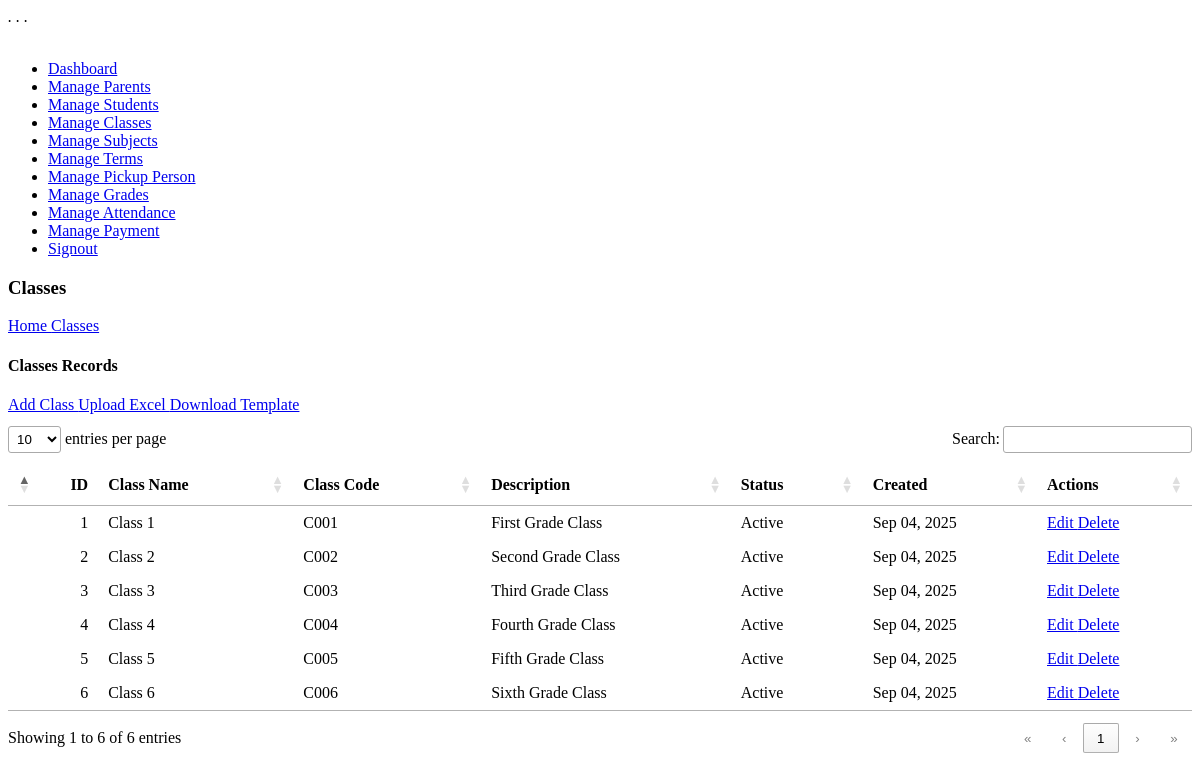
Page /manage_classes.php (signed in) on the committed database.
### tables this page shows
CREATE TABLE IF NOT EXISTS `classes` (
  `id` int(11) NOT NULL AUTO_INCREMENT,
  `class_name` varchar(50) NOT NULL,
  `class_code` varchar(20) UNIQUE NOT NULL,
  `description` text,
  `is_active` tinyint(1) DEFAULT '1',
  `created_at` timestamp NOT NULL DEFAULT CURRENT_TIMESTAMP,
  `updated_at` timestamp NOT NULL DEFAULT CURRENT_TIMESTAMP ON UPDATE CURRENT_TIMESTAMP,
  PRIMARY KEY (`id`)
);

### manage_classes.php (the view, shortened to what this page needs)
<?php
include "db.php";
$query = "SELECT * FROM classes ORDER BY class_name ASC";
$stmt = $conn->prepare($query);
$stmt->execute();
$result = $stmt->get_result();
$classes = [];
while ($row = $result->fetch_assoc()) {
    $classes[] = $row;
}
?>
<?php include "header.php" ?>
<div id="main-wrapper">
    <?php include "sidebar.php"; ?>
    <div class="content-body">
        <div class="container">
            <div class="page-title">
               <div class="row align-items-center justify-content-between">
                  <div class="col-xl-4">
                     <div class="page-title-content">
                        <h3>Classes</h3>
                     </div>
                  </div>
                  <div class="col-auto">
                     <div class="breadcrumbs"><a href="#">Home </a><span><i class="ri-arrow-right-s-line"></i></span><a href="#">Classes</a></div>
                  </div>
               </div>
            </div>
            <div class="row">
               <div class="col-xl-12">
                    <div class="card">
                        <div class="card-header">
                            <h4 class="card-title">Classes Records</h4>
                            <div class="card-header flex-row">
                                <a class="btn btn-primary" href="add_classes.php">
                                    <span><i class="bi bi-plus"></i></span>Add Class
                                </a>
                                <a class="btn btn-success ms-2" href="upload_classes.php">
                                    <span><i class="ri-upload-line"></i></span>Upload Excel
                                </a>
                                <a class="btn btn-info ms-2" href="templates/classes_template.csv" download>
                                    <span><i class="ri-download-line"></i></span>Download Template
                                </a>
                            </div>
                        </div>
                        <div class="card-body">
                            <div class="Students-content">
                                <div class="table-responsive">
                                    <table class="table" id="mainTable">
                                        <thead>
                                            <tr>
                                                <th>ID</th>
                                                <th>Class Name</th>
                                                <th>Class Code</th>
                                                <th>Description</th>
                                                <th>Status</th>
                                                <th>Created</th>
                                                <th>Actions</th>
                                            </tr>
                                        </thead>
                                        <tbody>
                                            <?php foreach ($classes as $class): ?>
                                            <tr>
                                                <td><?php echo htmlspecialchars($class['id']); ?></td>
                                                <td><?php echo htmlspecialchars($class['class_name']); ?></td>
                                                <td><?php echo htmlspecialchars($class['class_code']); ?></td>
                                                <td><?php echo htmlspecialchars($class['description'] ?? ''); ?></td>
                                                <td>
                                                    <span class="badge <?php echo $class['is_active'] ? 'bg-success' : 'bg-danger'; ?>">
                                                        <?php echo $class['is_active'] ? 'Active' : 'Inactive'; ?>
                                                    </span>
                                                </td>
                                                <td><?php echo date('M d, Y', strtotime($class['created_at'])); ?></td>
                                                <td>
                                                    <div class="d-flex">
                                                        <a href="edit_classes.php?id=<?php echo $class['id']; ?>" class="btn btn-sm btn-primary me-2">
                                                            <i class="fas fa-edit"></i> Edit
                                                        </a>
                                                        <a href="delete_classes.php?id=<?php echo $class['id']; ?>" class="btn btn-sm btn-danger"
                                                           onclick="return confirm('Are you sure you want to delete this class?')">
                                                            <i class="fas fa-trash"></i> Delete
                                                        </a>
                                                    </div>
                                                </td>
                                            </tr>
                                            <?php endforeach; ?>
                                        </tbody>
                                    </table>
                                </div>
                            </div>
                        </div>
                    </div>
                </div>
            </div>
        </div>
    </div>
</div>
<?php include "footer.php" ?>

### rows in the picture
classes: id "1", class_name "Class 1", class_code "C001", description "First Grade Class", is_active "Active", created_at "Sep 04, 2025"
classes: id "2", class_name "Class 2", class_code "C002", description "Second Grade Class", is_active "Active", created_at "Sep 04, 2025"
classes: id "3", class_name "Class 3", class_code "C003", description "Third Grade Class", is_active "Active", created_at "Sep 04, 2025"
classes: id "4", class_name "Class 4", class_code "C004", description "Fourth Grade Class", is_active "Active", created_at "Sep 04, 2025"
classes: id "5", class_name "Class 5", class_code "C005", description "Fifth Grade Class", is_active "Active", created_at "Sep 04, 2025"
classes: id "6", class_name "Class 6", class_code "C006", description "Sixth Grade Class", is_active "Active", created_at "Sep 04, 2025"
